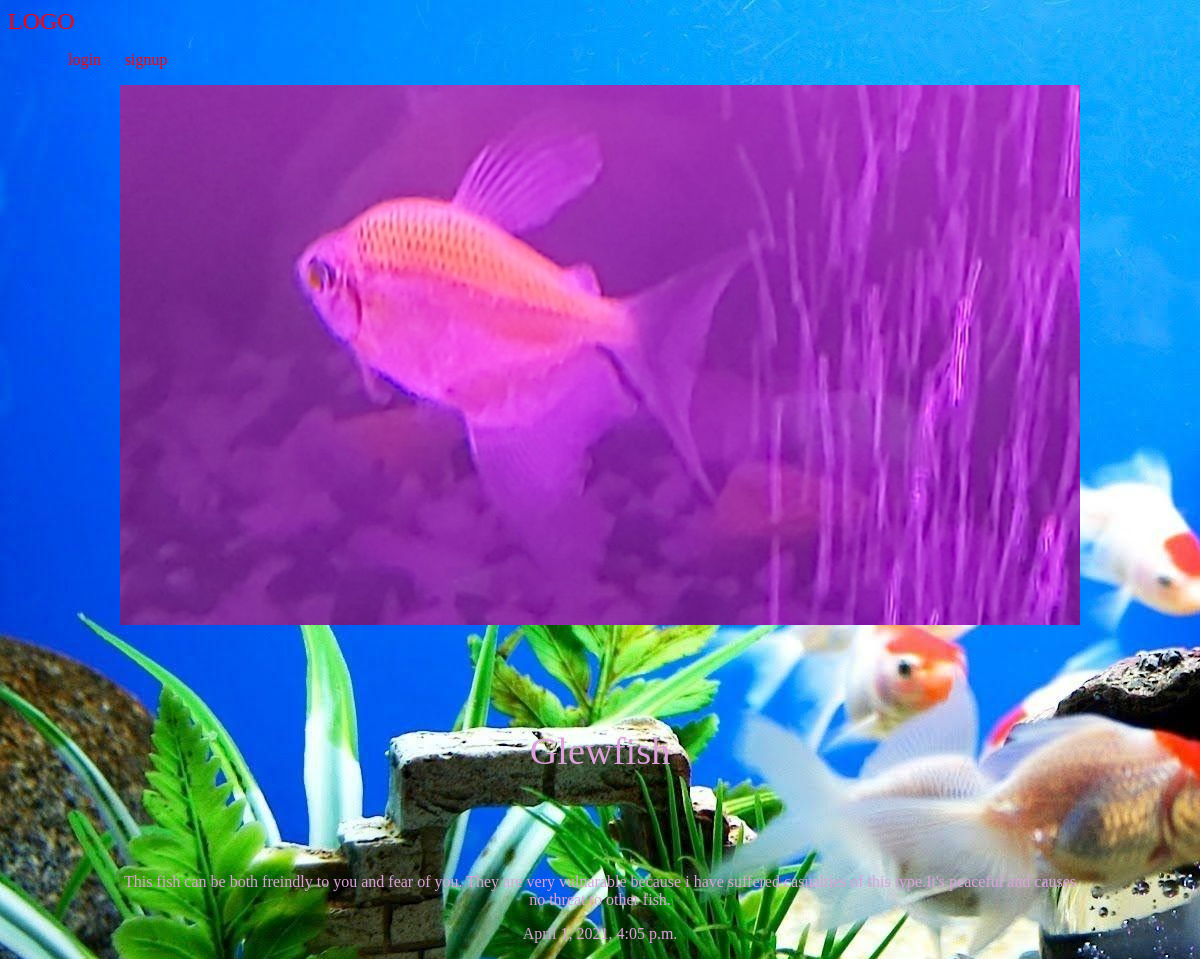
The page /shit/Glewfish on the database its author committed.
### shit/models.py (models this page shows, shortened)
class Shit(models.Model):
    title = models.CharField(max_length = 100)
    slug = models.SlugField()
    body = models.TextField()
    date = models.DateTimeField(auto_now_add = True)
    image = models.ImageField(default='default.jpg',blank=True)
    author = models.ForeignKey(User,default=None,on_delete=models.CASCADE)

### shit/views.py (the view)
# urls.py: path('<slug>',views.shit_detail, name= "detail"),
def shit_detail(request,slug):
    shit = models.Shit.objects.get(slug=slug)
    return render(request, 'shit/shit_detail.html',{'shit':shit})

### shit/templates/shit/shit_detail.html
{%extends 'base.html' %}
{%block content%}
<div class="shit-detail">
  <div class="shit">
    <img src="{{shit.image.url}}" alt="">
    <h1>{{shit.title}}</h1>
    <p>{{shit.body}}</p>
    <p>{{shit.date}}</p>
  </div>
</div>
{%endblock%}

### assets/styles.css (style rules this page uses)
body { background-color: orange; background-image: url(puffy1.jpg); background-repesat-y:no-repeat; background-attachment: fixed; color:plum; }
body * { font-family:fantasy; }
h1,h2,h3,h4,h5 { font-weight:normal; margin:0; }
div.wrapper h1 { text-align:center; margin:100px auto; font-size:2.4em; }
.shit { padding:10px; border:1px solid light green; position:relative; padding-bottom:40px; }
.shit-detail .shit { padding:0; }
.shit-detail .shit img { max-width:100%; }
.shit-detail .shit p { text-align:center; }

### rows shown on the page
Shit: image (picture), title "Glewfish", body "This fish can be both freindly to you and fear of you. They are very vulnarable because i have suffered casualties of this type.It's peaceful and causes no threat to other fish.", date "April 1, 2021, 4:05 p.m."
